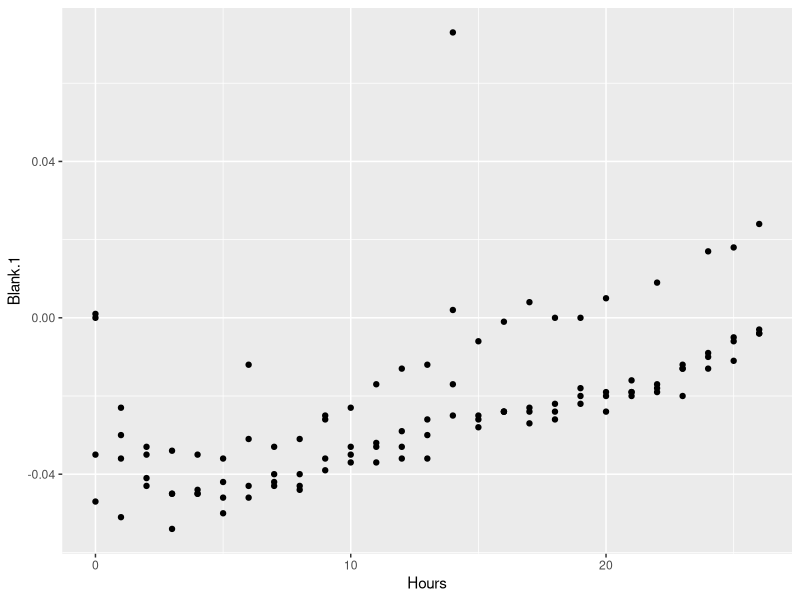
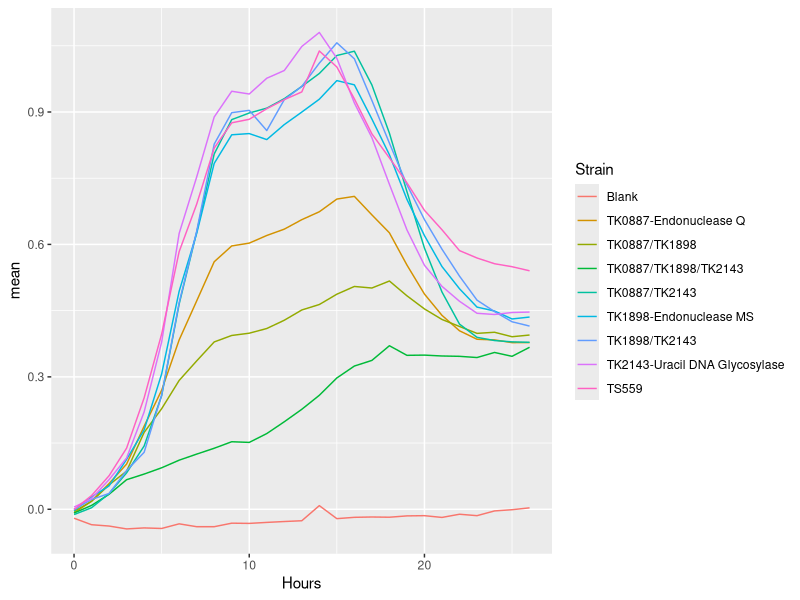
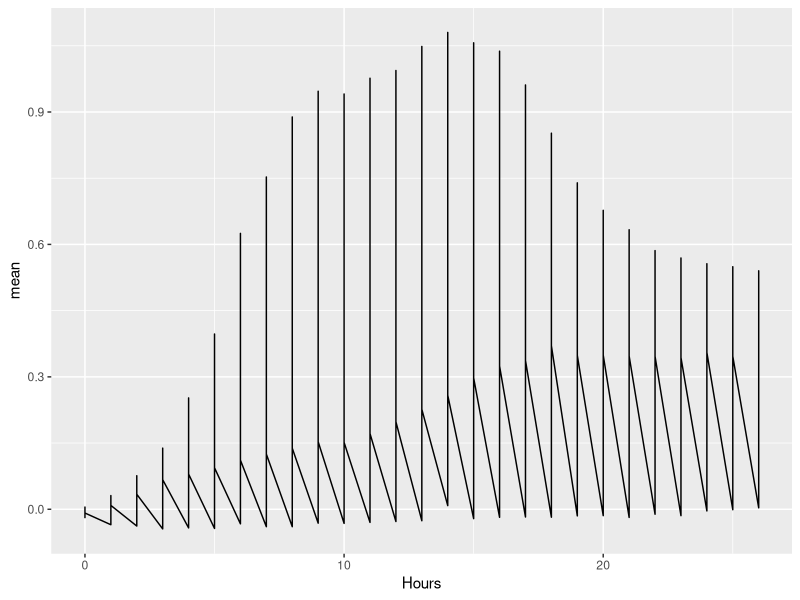
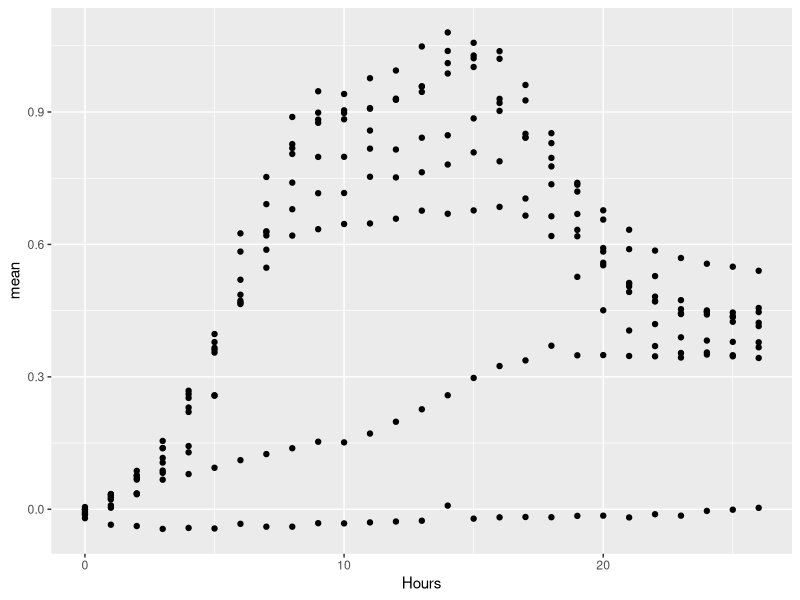
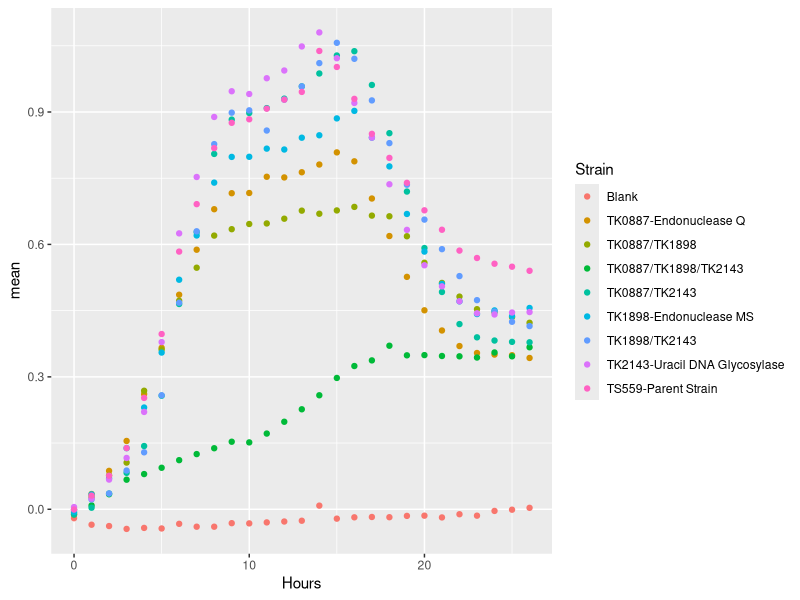
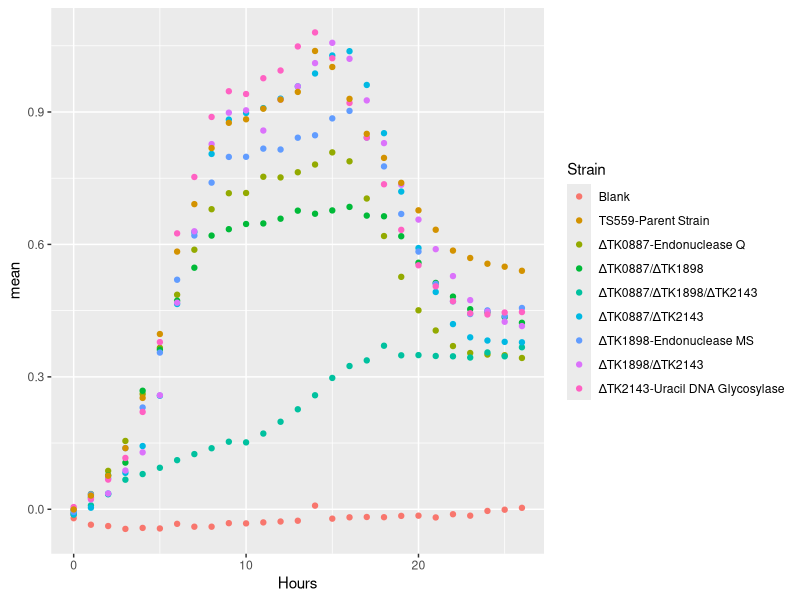
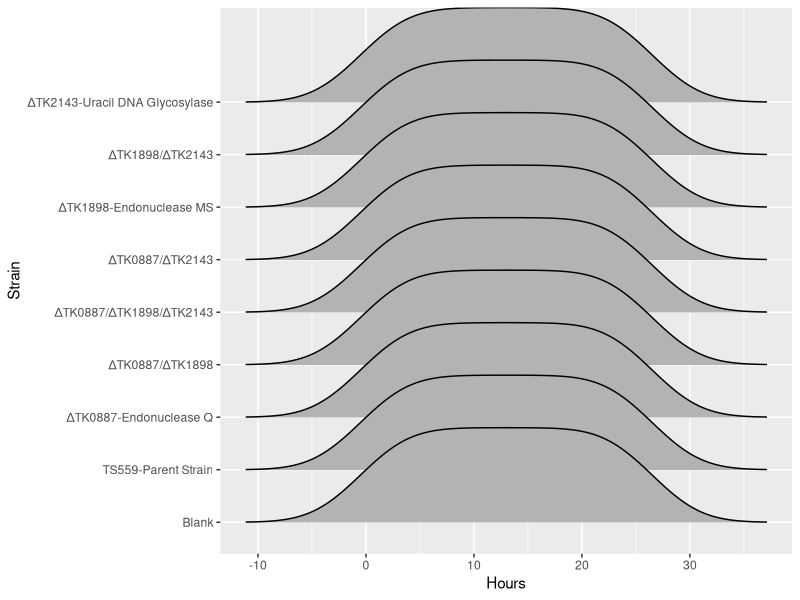
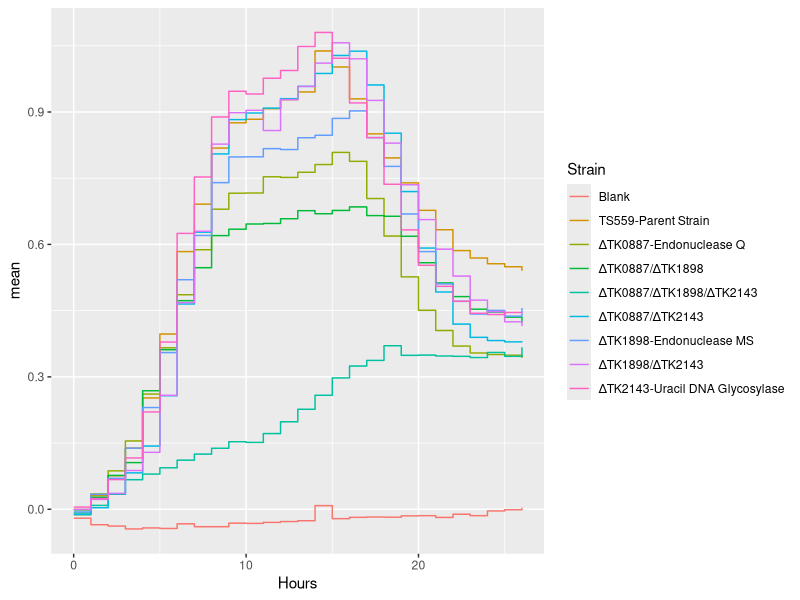

Generate these figures, in order, with R:
## ---- chunk 1
library(datasets)
library(tidyverse)
library(knitr)
library(ggplot2)
library(ggthemes)




## ---- chunk 2
####
#01#
####


dU_GC<-read.csv("Growth_Curve_dU.csv",fill=TRUE,header=TRUE)

head(dU_GC)


## ---- chunk 3
####
#02#
####

dU_GC%>%
  ggplot() +
  geom_point(aes(x=Hours, y=Blank.1)) +
  geom_point(aes(x=Hours, y=Blank.2)) +
geom_point(aes(x=Hours, y=Blank.3)) +
geom_point(aes(x=Hours, y=Blank.4)) 

## ---- chunk 4
####
#02#
####


GC_85_Blank <-dU_GC %>%
pivot_longer(cols = starts_with("Blank"), 
               names_to = "Blank Replicates", 
               values_to = "Blank Absorbance",
               values_drop_na = TRUE,
               values_transform = list(Absorbance=as.character)) %>%
  select(c(Hours, `Blank Replicates`, `Blank Absorbance`)) %>%
  group_by(Hours) %>%
  summarize(mean = mean(`Blank Absorbance`), sd= sd(`Blank Absorbance`)) %>%
  add_column(Strain = "Blank")

GC_85_TS559 <- dU_GC %>%
  pivot_longer(cols = starts_with("TS559"), 
               names_to = "TS559 Replicates", 
               values_to = "TS559 Absorbance",
               values_drop_na = TRUE) %>%
  select(c(Hours, `TS559 Replicates`, `TS559 Absorbance`)) %>%
  group_by(Hours) %>%
  summarize(mean = mean(`TS559 Absorbance`), sd = sd(`TS559 Absorbance`)) %>%
  add_column(Strain = "TS559")

GC_85_0887 <- dU_GC %>%
  pivot_longer(cols = starts_with("TK0887"), 
               names_to = "0887 Replicates", 
               values_to = "0887 Absorbance",
               values_drop_na = TRUE) %>%
  select(c(Hours, `0887 Replicates`, `0887 Absorbance`))%>%
  group_by(Hours) %>%
  summarize(mean = mean(`0887 Absorbance`), sd = sd(`0887 Absorbance`))%>%
  add_column(Strain = "TK0887-Endonuclease Q")


GC_85_1898 <- dU_GC %>%
  pivot_longer(cols = starts_with("TK1898"), 
               names_to = "1898 Replicates", 
               values_to = "1898 Absorbance",
               values_drop_na = TRUE) %>%
  select(c(Hours, `1898 Replicates`, `1898 Absorbance`)) %>%
  group_by(Hours) %>%
  summarize(mean = mean(`1898 Absorbance`), sd = sd(`1898 Absorbance`))%>%
  add_column(Strain = "TK1898-Endonuclease MS")

GC_85_2143 <- dU_GC %>%
  pivot_longer(cols = starts_with("TK2143"), 
               names_to = "2143 Replicates", 
               values_to = "2143 Absorbance",
               values_drop_na = TRUE) %>%
  select(c(Hours, `2143 Replicates`, `2143 Absorbance`)) %>%
  group_by(Hours) %>%
  summarize(mean = mean(`2143 Absorbance`), sd = sd(`2143 Absorbance`))%>%
  add_column(Strain = "TK2143-Uracil DNA Glycosylase")

GC_85_0887_1898 <- dU_GC %>%
  pivot_longer(cols = starts_with("TK0887.TK1898"), 
               names_to = "TK0887/TK1898 Replicates", 
               values_to = "TK0887/TK1898 Absorbance",
               values_drop_na = TRUE) %>%
  select(c(Hours, `TK0887/TK1898 Replicates`, `TK0887/TK1898 Absorbance`)) %>%
  group_by(Hours) %>%
  summarize(mean = mean(`TK0887/TK1898 Absorbance`), 
            sd = sd(`TK0887/TK1898 Absorbance`))%>%
  add_column(Strain = "TK0887/TK1898")

GC_85_0887_2143 <- dU_GC %>%
  pivot_longer(cols = starts_with("TK0887.TK2143"), 
               names_to = "TK0887/TK2143 Replicates", 
               values_to = "TK0887/TK2143 Absorbance",
               values_drop_na = TRUE) %>%
  select(c(Hours, `TK0887/TK2143 Replicates`, `TK0887/TK2143 Absorbance`)) %>%
  group_by(Hours) %>%
  summarize(mean = mean(`TK0887/TK2143 Absorbance`), 
            sd = sd(`TK0887/TK2143 Absorbance`))%>%
  add_column(Strain = "TK0887/TK2143")

GC_85_1898_2143 <- dU_GC %>%
  pivot_longer(cols = starts_with("TK1898.TK2143"), 
               names_to = "TK1898/TK2143 Replicates", 
               values_to = "TK1898/TK2143 Absorbance",
               values_drop_na = TRUE) %>%
  select(c(Hours, `TK1898/TK2143 Replicates`, `TK1898/TK2143 Absorbance`)) %>%
  group_by(Hours) %>%
  summarize(mean = mean(`TK1898/TK2143 Absorbance`), 
            sd = sd(`TK1898/TK2143 Absorbance`))%>%
  add_column(Strain = "TK1898/TK2143")

GC_85_0887_1898_2143<- dU_GC %>%
  pivot_longer(cols = starts_with("TK0887.TK1898.TK2143"), 
               names_to = "TK0887/TK1898/TK2143 Replicates", 
               values_to = "TK0887/TK1898/TK2143 Absorbance",
               values_drop_na = TRUE) %>%
  select(c(Hours, `TK0887/TK1898/TK2143 Replicates`,
           `TK0887/TK1898/TK2143 Absorbance`)) %>%
  group_by(Hours) %>%
  summarize(mean = mean(`TK0887/TK1898/TK2143 Absorbance`), 
            sd = sd(`TK0887/TK1898/TK2143 Absorbance`))%>%
  add_column(Strain = "TK0887/TK1898/TK2143")


# combine tables
dU_Table <-rbind(GC_85_Blank, GC_85_TS559)
dU_Table <-rbind(dU_Table, GC_85_0887)
dU_Table <-rbind(dU_Table, GC_85_1898)
dU_Table <-rbind(dU_Table, GC_85_2143)
dU_Table <-rbind(dU_Table, GC_85_0887_1898)
dU_Table <-rbind(dU_Table, GC_85_0887_2143)
dU_Table <-rbind(dU_Table, GC_85_1898_2143)
dU_Table_Final <-rbind(dU_Table, GC_85_0887_1898_2143)


dU_Table_Final %>%
  ggplot() +
  geom_line(aes(x=Hours, y=mean, color=Strain))
## ---- chunk 5
dU_Table_Final %>%
  ggplot() +
  geom_line(aes(x=Hours, y=mean))

## ---- chunk 6
####
#03#
####

dU_GC_tidy<-read.csv("Growth_Curve_dU_tidy.csv",fill=TRUE,header=TRUE)

head(dU_GC_tidy)

dU_GC_tidy_Stat <- dU_GC_tidy %>%
  group_by(Hours, Strain) %>%
  summarize(mean = mean(OD), sd = sd(OD)) %>%
  group_by(Strain)

dU_GC_tidy_Stat%>%
  ggplot() +
  geom_point(aes(x=Hours, y=mean))
  

## ---- chunk 7
####
#04#
####

dU_GC_tidy_Stat%>%
  ggplot() +
  geom_point(aes(x=Hours, y=mean, color=Strain))
  

## ---- chunk 8
####
#05#
####


dU_GC_tidy_Stat <- dU_GC_tidy_Stat %>%
  mutate(Strain = 
           recode(Strain, "TK0887-Endonuclease Q" = "\u0394TK0887-Endonuclease Q", 
                  "TK1898-Endonuclease MS" = "\u0394TK1898-Endonuclease MS", 
                  "TK2143-Uracil DNA Glycosylase" = "\u0394TK2143-Uracil DNA Glycosylase",
                  "TK0887/TK1898" = "\u0394TK0887/\u0394TK1898", 
                  "TK0887/TK2143" = "\u0394TK0887/\u0394TK2143", 
                  "TK1898/TK2143" = "\u0394TK1898/\u0394TK2143", 
                  "TK0887/TK1898/TK2143" = "\u0394TK0887/\u0394TK1898/\u0394TK2143"))

dU_GC_tidy_Stat%>%
  ggplot() +
  geom_point(aes(x=Hours, y=mean, color=Strain))
  

## ---- chunk 9
####
#06#
####

install.packages("ggridges")
library(ggridges)

dU_GC_tidy_Stat%>%
  ggplot() +
  geom_density_ridges_gradient(aes(x=Hours, y= Strain))
## ---- chunk 10
dU_GC_tidy_Stat%>%
  ggplot() +
  geom_step(aes(x=Hours, y=mean, color=Strain, fill=Strain))
## ---- chunk 11
dU_GC_tidy_Stat%>%
  ggplot() +
  geom_smooth(aes(x=Hours, y=mean, color=Strain, fill=Strain))


## ---- chunk 12
dU_GC_tidy_Stat%>%
  ggplot() +
  geom_line(aes(x=Hours, y=mean, color=Strain)) 

#Perfect!

## ---- chunk 13
####
#06b#
####

dU_GC_tidy_Stat%>%
  ggplot() +
  geom_line(aes(x=Hours, y=mean, color=Strain), size=0.5) +
  geom_point(aes(x=Hours, y=mean, color=Strain), size=1.2) +
  geom_errorbar(width=0.1, aes(x=Hours, ymax = mean+sd, ymin = mean-sd, color=Strain)) 

dU_GC_tidy_Stat%>%
  ggplot(aes(x=Hours, y=mean, color=Strain)) +
  geom_smooth(se=FALSE) +
  geom_point()



## ---- chunk 14
####
#07#
####

help("plotmath")

dU_GC_tidy_Stat%>%
  ggplot() +
  geom_line(aes(x=Hours, y=mean, color=Strain), size=0.5) +
  geom_point(aes(x=Hours, y=mean, color=Strain), size=1.2) +
  geom_errorbar(width=0.1, aes(x=Hours, ymax = mean+sd, ymin = mean-sd, color=Strain)) +
  labs(title = "Only deletion of all dU repair components impacts growth", subtitle="85\u00B0C",
       y = bquote(bold("OD")[600][nm]),
       x = bquote(bold('Time (Hours)'))) +
    theme(plot.title = element_text(hjust = 0.5), plot.subtitle= element_text(hjust = 0.5)) 
  

## ---- chunk 15
####
#08#
####

dU_GC_tidy_Stat%>%
  ggplot() +
  geom_line(aes(x=Hours, y=mean, color=Strain), size=0.5) +
  geom_point(aes(x=Hours, y=mean, color=Strain), size=1.2) +
  geom_errorbar(width=0.1, aes(x=Hours, ymax = mean+sd, ymin = mean-sd, color=Strain)) +
  labs(title = "Only deletion of all dU repair components impacts growth", subtitle="85\u00B0C",
       y = bquote(bold("OD")[600][nm]),
       x = bquote(bold('Time (Hours)'))) +
    theme(plot.title = element_text(hjust = 0.5), plot.subtitle= element_text(hjust = 0.5)) +
  scale_x_continuous(breaks=c(0, 4, 8, 12, 16, 20, 24), limits=c(0,26)) +
  scale_y_continuous(breaks=c(0, 0.1, 0.2, 0.3, 0.4, 0.5, 0.6, 0.7, 0.8, 0.9, 1.0, 1.1), limits=c(-0.05, 1.125))
                       
                                                                

## ---- chunk 16
####
#08b#
####

dU_GC_tidy_Stat%>%
  ggplot() +
  geom_line(aes(x=Hours, y=mean, color=Strain), size=0.5) +
  geom_point(aes(x=Hours, y=mean, color=Strain), size=1.2) +
  geom_errorbar(width=0.1, aes(x=Hours, ymax = mean+sd, ymin = mean-sd, color=Strain)) +
  labs(title = bquote(bold("Only deletion of all dU repair components impacts growth")), subtitle="85\u00B0C",
       y = bquote(bold("OD")[600][nm]),
       x = bquote(bold('Time (Hours)'))) +
    theme(plot.title = element_text(hjust = 0.5), plot.subtitle= element_text(hjust = 0.5)) +
  scale_x_continuous(breaks=c(0, 4, 8, 12, 16, 20, 24), expand=c(0,0)) +
  scale_y_continuous(breaks=c(0, 0.1, 0.2, 0.3, 0.4, 0.5, 0.6, 0.7, 0.8, 0.9, 1.0, 1.1), expand=c(0,0)) +
  coord_cartesian(xlim=c(0,26.25), ylim=c(-0.05, 1.125))
                       
                                                                
  
## ---- chunk 17
####
#08c#
####

dU_GC_tidy_Stat%>%
  ggplot() +
  geom_line(aes(x=Hours, y=mean, color=Strain), size=0.5) +
  geom_point(aes(x=Hours, y=mean, color=Strain), size=1.2) +
  geom_errorbar(width=0.1, aes(x=Hours, ymax = mean+sd, ymin = mean-sd, color=Strain)) +
  labs(title = bquote(bold("Only deletion of all dU repair components impacts growth")), subtitle="85\u00B0C",
       y = bquote(bold("OD")[600][nm]),
       x = bquote(bold('Time (Hours)'))) +
    theme(plot.title = element_text(hjust = 0.5), plot.subtitle= element_text(hjust = 0.5)) +
  scale_x_continuous(breaks=c(0, 4, 8, 12, 16, 20, 24), expand=c(0,0)) +
  scale_y_continuous(breaks=c(0.01, 0.1, 1.0), expand=c(0,0), trans='log10') +
  coord_cartesian(xlim=c(0,26.25), ylim=c(0.01, 1.2))
                       
                                                                
  
## ---- chunk 18
####
#09#
####

dU_GC_tidy_Stat%>%
  ggplot() +
  geom_line(aes(x=Hours, y=mean, color=Strain), size=0.5) +
  geom_point(aes(x=Hours, y=mean, color=Strain), size=1.2) +
  geom_errorbar(width=0.1, aes(x=Hours, ymax = mean+sd, ymin = mean-sd, color=Strain)) +
  labs(title = bquote(bold("Only deletion of all dU repair components impacts growth")), subtitle="85\u00B0C",
       y = bquote(bold("OD")[600][nm]),
       x = bquote(bold('Time (Hours)'))) +
    theme(plot.title = element_text(hjust = 0.5), plot.subtitle= element_text(hjust = 0.5)) +
  scale_x_continuous(breaks=c(0, 4, 8, 12, 16, 20, 24), expand=c(0,0)) +
  scale_y_continuous(breaks=c(0.01, 0.1, 1.0), expand=c(0,0), trans='log10') +
  coord_cartesian(xlim=c(0,26.25), ylim=c(0.01, 1.2)) + 
  scale_color_manual(values=c("pink", "brown4", "red3", "yellow3", "steelblue3", "orange2", "purple3", "green2", "black" ), name = "Strain") 

dU_GC_tidy_Stat%>%
  ggplot() +
  geom_line(aes(x=Hours, y=mean, color=Strain), size=0.5) +
  geom_point(aes(x=Hours, y=mean, color=Strain), size=1.2) +
  geom_errorbar(width=0.1, aes(x=Hours, ymax = mean+sd, ymin = mean-sd, color=Strain)) +
  labs(title = bquote(bold("Only deletion of all dU repair components impacts growth")), subtitle="85\u00B0C",
       y = bquote(bold("OD")[600][nm]),
       x = bquote(bold('Time (Hours)'))) +
    theme(plot.title = element_text(hjust = 0.5), plot.subtitle= element_text(hjust = 0.5)) +
  scale_x_continuous(breaks=c(0, 4, 8, 12, 16, 20, 24), expand=c(0,0)) +
  scale_y_continuous(breaks=c(0.01, 0.1, 1.0), expand=c(0,0), trans='log10') +
  coord_cartesian(xlim=c(0,26.25), ylim=c(0.01, 1.2)) + 
  scale_color_brewer(palette="Set3")

## ---- chunk 19
####
#09b#
####

dU_GC_tidy_Stat%>%
  ggplot() +
  geom_line(aes(x=Hours, y=mean, color=Strain), size=0.5) +
  geom_point(aes(x=Hours, y=mean, color=Strain), size=1.2) +
  labs(title = bquote(bold("Only deletion of all dU repair components impacts.")), subtitle="85\u00B0C",
       y = bquote(bold("OD")[600][nm]),
       x = bquote(bold('Time (Hours)'))) +
    theme(plot.title = element_text(hjust = 0.5), plot.subtitle= element_text(hjust = 0.5)) +
  scale_x_continuous(breaks=c(0, 4, 8, 12, 16, 20, 24), expand=c(0,0)) +
  scale_y_continuous(breaks=c(0.01, 0.1, 1.0), expand=c(0,0), trans='log10') +
  coord_cartesian(xlim=c(0,26.25), ylim=c(0.01, 1.2)) + 
  scale_color_manual(values=c("pink", "brown4", "red3", "yellow3", "steelblue3", "orange2", "purple3", "green2", "black" ), name = "Strain", breaks=c("Blank", "TS559-Parent Strain", "\u0394TK0887-Endonuclease Q", "\u0394TK1898-Endonuclease MS", "\u0394TK2143-Uracil DNA Glycosylase","\u0394TK0887/\u0394TK1898", "\u0394TK0887/\u0394TK2143", "\u0394TK1898/\u0394TK2143", "\u0394TK0887/\u0394TK1898/\u0394TK2143")) +
  geom_errorbar(width=0.1, aes(x=Hours, ymax = mean+sd, ymin = mean-sd, color=Strain)) +
  labs(title = bquote(bold("Only deletion of all dU repair components impacts growth")), subtitle="85\u00B0C", y = bquote(bold("OD")[600][nm]))
 
## ---- chunk 20
####
#09c#
####

dU_GC_tidy_Stat%>%
  ggplot() +
  geom_line(aes(x=Hours, y=mean, color=Strain), size=0.5) +
  geom_point(aes(x=Hours, y=mean, color=Strain), size=1.2) +
  geom_errorbar(width=0.1, aes(x=Hours, ymax = mean+sd, ymin = mean-sd, color=Strain)) +
  labs(title = bquote(bold("Only deletion of all dU repair components impacts growth")), subtitle="85\u00B0C",
       y = bquote(bold("OD")[600][nm]),
       x = bquote(bold('Time (Hours)'))) +
    theme(plot.title = element_text(hjust = 0.5), plot.subtitle= element_text(hjust = 0.5)) +
  scale_x_continuous(breaks=c(0, 4, 8, 12, 16, 20, 24), expand=c(0,0)) +
  scale_y_continuous(breaks=c(0.01, 0.1, 1.0), expand=c(0,0), trans='log10') +
  coord_cartesian(xlim=c(0,26.25), ylim=c(0.01, 1.2)) + 
  scale_color_manual(values=c("white", "brown", "red3", "yellow3", "steelblue3", "orange2", "purple3", "green2", "black" ), name = "Strain", breaks=c("Blank", "TS559-Parent Strain", "\u0394TK0887-Endonuclease Q", "\u0394TK1898-Endonuclease MS", "\u0394TK2143-Uracil DNA Glycosylase","\u0394TK0887/\u0394TK1898", "\u0394TK0887/\u0394TK2143", "\u0394TK1898/\u0394TK2143", "\u0394TK0887/\u0394TK1898/\u0394TK2143"), limits = c("TS559-Parent Strain", "\u0394TK0887-Endonuclease Q", "\u0394TK1898-Endonuclease MS", "\u0394TK2143-Uracil DNA Glycosylase","\u0394TK0887/\u0394TK1898", "\u0394TK0887/\u0394TK2143", "\u0394TK1898/\u0394TK2143", "\u0394TK0887/\u0394TK1898/\u0394TK2143"))

## ---- chunk 21
####
#10#
####

dU_GC_tidy_Stat%>%
  ggplot() +
  theme_test() +
  geom_line(aes(x=Hours, y=mean, color=Strain), size=0.5) +
  geom_point(aes(x=Hours, y=mean, color=Strain), size=1.2) +
  geom_errorbar(width=0.1, aes(x=Hours, ymax = mean+sd, ymin = mean-sd, color=Strain)) +
  labs(title = bquote(bold("Only deletion of all dU repair components impacts growth")), subtitle="85\u00B0C",
       y = bquote(bold("OD")[600][nm]),
       x = bquote(bold('Time (Hours)'))) +
  theme(plot.title = element_text(hjust = 0.5), plot.subtitle= element_text(hjust =   0.5)) +
  scale_x_continuous(breaks=c(0, 4, 8, 12, 16, 20, 24), expand=c(0,0)) +
  scale_y_continuous(breaks=c(0.01, 0.1, 1.0), expand=c(0,0), trans='log10') +
  coord_cartesian(xlim=c(0,26.25), ylim=c(0.01, 1.2)) + 
  scale_color_manual(values=c("white", "brown", "red3", "yellow3", "steelblue3", "orange2", "purple3", "green2", "black" ), name = "Strain", breaks=c("Blank", "TS559-Parent Strain", "\u0394TK0887-Endonuclease Q", "\u0394TK1898-Endonuclease MS", "\u0394TK2143-Uracil DNA Glycosylase","\u0394TK0887/\u0394TK1898", "\u0394TK0887/\u0394TK2143", "\u0394TK1898/\u0394TK2143", "\u0394TK0887/\u0394TK1898/\u0394TK2143"), limits = c("TS559-Parent Strain", "\u0394TK0887-Endonuclease Q", "\u0394TK1898-Endonuclease MS", "\u0394TK2143-Uracil DNA Glycosylase","\u0394TK0887/\u0394TK1898", "\u0394TK0887/\u0394TK2143", "\u0394TK1898/\u0394TK2143", "\u0394TK0887/\u0394TK1898/\u0394TK2143"))
  



## ---- chunk 22
####
#10b#
####


#using a theme

dU_GC_tidy_Stat%>%
  ggplot() +
  theme_economist_white() +
  geom_line(aes(x=Hours, y=mean, color=Strain), size=0.5) +
  geom_point(aes(x=Hours, y=mean, color=Strain), size=1.2) +
  geom_errorbar(width=0.1, aes(x=Hours, ymax = mean+sd, ymin = mean-sd, color=Strain)) +
  labs(title = bquote(bold("Only deletion of all dU repair components impacts growth")), subtitle="85\u00B0C",
       y = bquote(bold("OD")[600][nm]),
       x = bquote(bold('Time (Hours)'))) +
  theme(plot.title = element_text(hjust = 0.5), plot.subtitle= element_text(hjust =   0.5)) +
  scale_x_continuous(breaks=c(0, 4, 8, 12, 16, 20, 24), expand=c(0,0)) +
  scale_y_continuous(breaks=c(0.01, 0.1, 1.0), expand=c(0,0), trans='log10') +
  coord_cartesian(xlim=c(0,26.25), ylim=c(0.01, 1.2)) + 
  scale_color_manual(values=c("white", "brown", "red3", "yellow3", "steelblue3", "orange2", "purple3", "green2", "black" ), name = "Strain", breaks=c("Blank", "TS559-Parent Strain", "\u0394TK0887-Endonuclease Q", "\u0394TK1898-Endonuclease MS", "\u0394TK2143-Uracil DNA Glycosylase","\u0394TK0887/\u0394TK1898", "\u0394TK0887/\u0394TK2143", "\u0394TK1898/\u0394TK2143", "\u0394TK0887/\u0394TK1898/\u0394TK2143"), limits = c("TS559-Parent Strain", "\u0394TK0887-Endonuclease Q", "\u0394TK1898-Endonuclease MS", "\u0394TK2143-Uracil DNA Glycosylase","\u0394TK0887/\u0394TK1898", "\u0394TK0887/\u0394TK2143", "\u0394TK1898/\u0394TK2143", "\u0394TK0887/\u0394TK1898/\u0394TK2143"))+
  theme(panel.grid.major = element_blank(), panel.grid.minor = element_blank())
  

#using and adjusting the theme

dU_GC_tidy_Stat%>%
  ggplot() +
  theme_economist_white() +
  geom_line(aes(x=Hours, y=mean, color=Strain), size=0.5) +
  geom_point(aes(x=Hours, y=mean, color=Strain), size=1.2) +
  geom_errorbar(width=0.1, aes(x=Hours, ymax = mean+sd, ymin = mean-sd, color=Strain)) +
  labs(title = bquote(bold("Only deletion of all dU repair components impacts growth")), subtitle=bquote(bold("85\u00B0C")),
       y = bquote(bold("OD")[600][nm]),
       x = bquote(bold('Time (Hours)'))) +
  theme(plot.title = element_text(hjust = 0.5), plot.subtitle= element_text(hjust =   0.5)) +
  scale_x_continuous(breaks=c(0, 4, 8, 12, 16, 20, 24), expand=c(0,0)) +
  scale_y_continuous(breaks=c(0.01, 0.1, 1.0), expand=c(0,0), trans='log10') +
  coord_cartesian(xlim=c(0,26.25), ylim=c(0.01, 1.2)) + 
  scale_color_manual(values=c("white", "brown", "red3", "yellow3", "steelblue3", "orange2", "purple3", "green2", "black" ), name = "Strain", breaks=c("Blank", "TS559-Parent Strain", "\u0394TK0887-Endonuclease Q", "\u0394TK1898-Endonuclease MS", "\u0394TK2143-Uracil DNA Glycosylase","\u0394TK0887/\u0394TK1898", "\u0394TK0887/\u0394TK2143", "\u0394TK1898/\u0394TK2143", "\u0394TK0887/\u0394TK1898/\u0394TK2143"), limits = c("TS559-Parent Strain", "\u0394TK0887-Endonuclease Q", "\u0394TK1898-Endonuclease MS", "\u0394TK2143-Uracil DNA Glycosylase","\u0394TK0887/\u0394TK1898", "\u0394TK0887/\u0394TK2143", "\u0394TK1898/\u0394TK2143", "\u0394TK0887/\u0394TK1898/\u0394TK2143"))+
  theme(panel.grid.major = element_blank(), panel.grid.minor = element_blank()) +
theme(legend.text = element_text(family = '', face = 'bold', size = 6)) 
## ---- chunk 23
####
#10#
####

dU_GC_tidy_Stat%>%
  ggplot() +
  theme_economist_white() +
  geom_line(aes(x=Hours, y=mean, color=Strain), size=0.5) +
  geom_point(aes(x=Hours, y=mean, color=Strain), size=1.2) +
  geom_errorbar(width=0.1, aes(x=Hours, ymax = mean+sd, ymin = mean-sd, color=Strain)) +
  labs(title = bquote(bold("Only deletion of all dU repair components impacts growth")), subtitle=bquote(bold("85\u00B0C")),
       y = bquote(bold("OD")[600][nm]),
       x = bquote(bold('Time (Hours)'))) +
  theme(plot.title = element_text(hjust = 0.5), plot.subtitle= element_text(hjust =   0.5)) +
  scale_x_continuous(breaks=c(0, 4, 8, 12, 16, 20, 24), expand=c(0,0)) +
  scale_y_continuous(breaks=c(0.01, 0.1, 1.0), expand=c(0,0), trans='log10') +
  coord_cartesian(xlim=c(0,26.25), ylim=c(0.01, 1.2)) + 
  scale_color_manual(values=c("white", "brown4", "red3", "yellow3", "steelblue3", "orange2", "purple3", "green2", "black" ), name = "Strain", breaks=c("Blank", "TS559-Parent Strain", "\u0394TK0887-Endonuclease Q", "\u0394TK1898-Endonuclease MS", "\u0394TK2143-Uracil DNA Glycosylase","\u0394TK0887/\u0394TK1898", "\u0394TK0887/\u0394TK2143", "\u0394TK1898/\u0394TK2143", "\u0394TK0887/\u0394TK1898/\u0394TK2143"), limits = c("TS559-Parent Strain", "\u0394TK0887-Endonuclease Q", "\u0394TK1898-Endonuclease MS", "\u0394TK2143-Uracil DNA Glycosylase","\u0394TK0887/\u0394TK1898", "\u0394TK0887/\u0394TK2143", "\u0394TK1898/\u0394TK2143", "\u0394TK0887/\u0394TK1898/\u0394TK2143"))+
  theme(panel.grid.major = element_blank(), panel.grid.minor = element_blank()) +
theme(legend.text = element_text(face = 'bold', size = 6))

ggsave("dU Growth Curve.jpg")
 
## ---- chunk 24
####
#11#
####

dU_GC_tidy_Stat%>%
  ggplot() +
  theme_test() +
  geom_line(aes(x=Hours, y=mean, color=Strain), size=0.5) +
  geom_point(aes(x=Hours, y=mean, color=Strain), size=1.2) +
  geom_errorbar(width=0.1, aes(x=Hours, ymax = mean+sd, ymin = mean-sd, color=Strain)) +
  labs(title = bquote(bold("Only deletion of all dU repair components impacts growth")), subtitle=bquote(bold("85\u00B0C")),
       y = bquote(bold("OD")[600][nm]),
       x = bquote(bold('Time (Hours)'))) +
  theme(plot.title = element_text(hjust = 0.5), plot.subtitle= element_text(hjust =   0.5)) +
  scale_x_continuous(breaks=c(0, 4, 8, 12, 16, 20, 24), expand=c(0,0)) +
  scale_y_continuous(breaks=c(0.01, 0.1, 1.0), expand=c(0,0), trans='log10') +
  coord_cartesian(xlim=c(0,26.5), ylim=c(0.01, 1.2)) + 
  scale_color_manual(values=c("white", "brown", "red3", "yellow3", "steelblue3", "orange2", "purple3", "green2", "black" ), name = "Strain", breaks=c("Blank", "TS559-Parent Strain", "\u0394TK0887-Endonuclease Q", "\u0394TK1898-Endonuclease MS", "\u0394TK2143-Uracil DNA Glycosylase","\u0394TK0887/\u0394TK1898", "\u0394TK0887/\u0394TK2143", "\u0394TK1898/\u0394TK2143", "\u0394TK0887/\u0394TK1898/\u0394TK2143"), limits = c("TS559-Parent Strain", "\u0394TK0887-Endonuclease Q", "\u0394TK1898-Endonuclease MS", "\u0394TK2143-Uracil DNA Glycosylase","\u0394TK0887/\u0394TK1898", "\u0394TK0887/\u0394TK2143", "\u0394TK1898/\u0394TK2143", "\u0394TK0887/\u0394TK1898/\u0394TK2143"))+
  theme(panel.grid.major = element_blank(), panel.grid.minor = element_blank()) +
  facet_wrap(~Strain) +
  theme(strip.text = element_text(face = "bold", size=6))

## ---- chunk 25
####
#11b#
####

dU_GC_tidy_Stat_Clean <- dU_GC_tidy_Stat[-(which(dU_GC_tidy_Stat$Strain %in% "Blank" )),]

                                                 
dU_GC_tidy_Stat_Clean%>%
  ggplot() +
  theme_test() +
  geom_line(aes(x=Hours, y=mean, color=Strain), size=0.5) +
  geom_point(aes(x=Hours, y=mean, color=Strain), size=1.2) +
  geom_errorbar(width=0.1, aes(x=Hours, ymax = mean+sd, ymin = mean-sd, color=Strain)) +
  labs(title = bquote(bold("Only deletion of all dU repair components impacts growth")), subtitle=bquote(bold("85\u00B0C")),
       y = bquote(bold("OD")[600][nm]),
       x = bquote(bold('Time (Hours)'))) +
  theme(plot.title = element_text(hjust = 0.5), plot.subtitle= element_text(hjust =   0.5)) +
  scale_x_continuous(breaks=c(0, 4, 8, 12, 16, 20, 24), expand=c(0,0)) +
  scale_y_continuous(breaks=c(0.01, 0.1, 1.0), expand=c(0,0), trans='log10') +
  coord_cartesian(xlim=c(0,26.5), ylim=c(0.01, 1.225)) + 
  scale_color_manual(values=c("brown", "red3", "yellow3", "steelblue3", "orange2", "purple3", "green2", "black" ), name = "Strain", breaks=c("TS559-Parent Strain", "\u0394TK0887-Endonuclease Q", "\u0394TK1898-Endonuclease MS", "\u0394TK2143-Uracil DNA Glycosylase","\u0394TK0887/\u0394TK1898", "\u0394TK0887/\u0394TK2143", "\u0394TK1898/\u0394TK2143", "\u0394TK0887/\u0394TK1898/\u0394TK2143"), limits = c("TS559-Parent Strain", "\u0394TK0887-Endonuclease Q", "\u0394TK1898-Endonuclease MS", "\u0394TK2143-Uracil DNA Glycosylase","\u0394TK0887/\u0394TK1898", "\u0394TK0887/\u0394TK2143", "\u0394TK1898/\u0394TK2143", "\u0394TK0887/\u0394TK1898/\u0394TK2143"))+
  theme(panel.grid.major = element_blank(), panel.grid.minor = element_blank()) +
  facet_wrap(~Strain) +
  facet_wrap(~factor(Strain, levels=c( "TS559-Parent Strain", "\u0394TK0887-Endonuclease Q", "\u0394TK1898-Endonuclease MS", "\u0394TK2143-Uracil DNA Glycosylase","\u0394TK0887/\u0394TK1898", "\u0394TK0887/\u0394TK2143", "\u0394TK1898/\u0394TK2143", "\u0394TK0887/\u0394TK1898/\u0394TK2143"))) +
    theme(strip.text = element_text(face = "bold", size=6))


## ---- chunk 26
####
#11c#
####


#without the legend


dU_GC_tidy_Stat_Clean%>%
  ggplot() +
  theme_test() +
  geom_line(aes(x=Hours, y=mean, color=Strain), size=0.5) +
  geom_point(aes(x=Hours, y=mean, color=Strain), size=1.2) +
  geom_errorbar(width=0.1, aes(x=Hours, ymax = mean+sd, ymin = mean-sd, color=Strain)) +
  labs(title = bquote(bold("Only deletion of all dU repair components impacts growth")), subtitle=bquote(bold("85\u00B0C")),
       y = bquote(bold("OD")[600][nm]),
       x = bquote(bold('Time (Hours)'))) +
  theme(plot.title = element_text(hjust = 0.5), plot.subtitle= element_text(hjust =   0.5)) +
  scale_x_continuous(breaks=c(0, 4, 8, 12, 16, 20, 24), expand=c(0,0)) +
  scale_y_continuous(breaks=c(0.01, 0.1, 1.0), expand=c(0,0), trans='log10') +
  coord_cartesian(xlim=c(0,26.5), ylim=c(0.01, 1.3)) + 
  scale_color_manual(values=c("brown", "red3", "yellow3", "steelblue3", "orange2", "purple3", "green2", "black" ), name = "Strain", breaks=c("TS559-Parent Strain", "\u0394TK0887-Endonuclease Q", "\u0394TK1898-Endonuclease MS", "\u0394TK2143-Uracil DNA Glycosylase","\u0394TK0887/\u0394TK1898", "\u0394TK0887/\u0394TK2143", "\u0394TK1898/\u0394TK2143", "\u0394TK0887/\u0394TK1898/\u0394TK2143"), limits = c("TS559-Parent Strain", "\u0394TK0887-Endonuclease Q", "\u0394TK1898-Endonuclease MS", "\u0394TK2143-Uracil DNA Glycosylase","\u0394TK0887/\u0394TK1898", "\u0394TK0887/\u0394TK2143", "\u0394TK1898/\u0394TK2143", "\u0394TK0887/\u0394TK1898/\u0394TK2143"))+
  theme(panel.grid.major = element_blank(), panel.grid.minor = element_blank()) +
  facet_wrap(~Strain) +
  facet_wrap(~factor(Strain, levels=c( "TS559-Parent Strain", "\u0394TK0887-Endonuclease Q", "\u0394TK1898-Endonuclease MS", "\u0394TK2143-Uracil DNA Glycosylase","\u0394TK0887/\u0394TK1898", "\u0394TK0887/\u0394TK2143", "\u0394TK1898/\u0394TK2143", "\u0394TK0887/\u0394TK1898/\u0394TK2143"))) +
    theme(strip.text = element_text(face = "bold", size=6)) +
theme(legend.position = "none") 

ggsave("dU Growth Curve_Facet_Wrapped.jpg")


#without the panel labels


dU_GC_tidy_Stat_Clean%>%
  ggplot() +
  theme_test() +
  geom_line(aes(x=Hours, y=mean, color=Strain), size=0.5) +
  geom_point(aes(x=Hours, y=mean, color=Strain), size=1.2) +
  geom_errorbar(width=0.1, aes(x=Hours, ymax = mean+sd, ymin = mean-sd, color=Strain)) +
  labs(title = bquote(bold("Only deletion of all dU repair components impacts growth")), subtitle=bquote(bold("85\u00B0C")),
       y = bquote(bold("OD")[600][nm]),
       x = bquote(bold('Time (Hours)'))) +
  theme(plot.title = element_text(hjust = 0.5), plot.subtitle= element_text(hjust =   0.5)) +
  scale_x_continuous(breaks=c(0, 4, 8, 12, 16, 20, 24), expand=c(0,0)) +
  scale_y_continuous(breaks=c(0.01, 0.1, 1.0), expand=c(0,0), trans='log10') +
  coord_cartesian(xlim=c(0,26.5), ylim=c(0.01, 1.3)) + 
  scale_color_manual(values=c("brown", "red3", "yellow3", "steelblue3", "orange2", "purple3", "green2", "black" ), name = "Strain", breaks=c("TS559-Parent Strain", "\u0394TK0887-Endonuclease Q", "\u0394TK1898-Endonuclease MS", "\u0394TK2143-Uracil DNA Glycosylase","\u0394TK0887/\u0394TK1898", "\u0394TK0887/\u0394TK2143", "\u0394TK1898/\u0394TK2143", "\u0394TK0887/\u0394TK1898/\u0394TK2143"), limits = c("TS559-Parent Strain", "\u0394TK0887-Endonuclease Q", "\u0394TK1898-Endonuclease MS", "\u0394TK2143-Uracil DNA Glycosylase","\u0394TK0887/\u0394TK1898", "\u0394TK0887/\u0394TK2143", "\u0394TK1898/\u0394TK2143", "\u0394TK0887/\u0394TK1898/\u0394TK2143"))+
  theme(panel.grid.major = element_blank(), panel.grid.minor = element_blank()) +
  facet_wrap(~Strain) +
  facet_wrap(~factor(Strain, levels=c( "TS559-Parent Strain", "\u0394TK0887-Endonuclease Q", "\u0394TK1898-Endonuclease MS", "\u0394TK2143-Uracil DNA Glycosylase","\u0394TK0887/\u0394TK1898", "\u0394TK0887/\u0394TK2143", "\u0394TK1898/\u0394TK2143", "\u0394TK0887/\u0394TK1898/\u0394TK2143"))) +
    theme(strip.text = element_text(face = "bold", size=6)) +
theme( strip.text.x = element_blank() )

ggsave("dU Growth Curve_Facet_Wrapped_2.jpg")
 
## ---- chunk 27
####
#11#
####

#install.packages("ggpubr")
library(ggpubr)

#make 85 degree data into an item

dU_85 <- dU_GC_tidy_Stat_Clean%>%
  ggplot() +
  theme_test() +
  geom_line(aes(x=Hours, y=mean, color=Strain), size=0.5) +
  geom_point(aes(x=Hours, y=mean, color=Strain), size=1.2) +
  geom_errorbar(width=0.1, aes(x=Hours, ymax = mean+sd, ymin = mean-sd, color=Strain)) +
  labs(subtitle=bquote(bold("85\u00B0C")),
       y = bquote(bold("OD")[600][nm]),
       x = bquote(bold('Time (Hours)'))) +
  theme(plot.subtitle= element_text(hjust =   0.5)) +
  scale_x_continuous(breaks=c(0, 4, 8, 12, 16, 20, 24), expand=c(0,0)) +
  scale_y_continuous(breaks=c(0.01, 0.1, 1.0), expand=c(0,0), trans='log10') +
  coord_cartesian(xlim=c(0,26.5), ylim=c(0.01, 1.3)) + 
  scale_color_manual(values=c("brown", "red3", "yellow3", "steelblue3", "orange2", "purple3", "green2", "black" ), name = "Strain", breaks=c("TS559-Parent Strain", "\u0394TK0887-Endonuclease Q", "\u0394TK1898-Endonuclease MS", "\u0394TK2143-Uracil DNA Glycosylase","\u0394TK0887/\u0394TK1898", "\u0394TK0887/\u0394TK2143", "\u0394TK1898/\u0394TK2143", "\u0394TK0887/\u0394TK1898/\u0394TK2143"), limits = c("TS559-Parent Strain", "\u0394TK0887-Endonuclease Q", "\u0394TK1898-Endonuclease MS", "\u0394TK2143-Uracil DNA Glycosylase","\u0394TK0887/\u0394TK1898", "\u0394TK0887/\u0394TK2143", "\u0394TK1898/\u0394TK2143", "\u0394TK0887/\u0394TK1898/\u0394TK2143"))+
  theme(panel.grid.major = element_blank(), panel.grid.minor = element_blank()) +
  theme(legend.position="bottom", legend.text = element_text(size=5))


#95 degree data

dU_GC_tidy_95<-read.csv("Growth_Curve_dU_tidy_95.csv",fill=TRUE,header=TRUE)

head(dU_GC_tidy_95)

dU_GC_tidy_Stat_95 <- dU_GC_tidy_95 %>%
  group_by(Hours, Strain) %>%
  summarize(mean = mean(OD), sd = sd(OD)) %>%
  group_by(Strain) %>%
  mutate(Strain = recode(Strain, "TK0887-Endonuclease Q" = "\u0394TK0887-Endonuclease Q", "TK1898-Endonuclease MS" = "\u0394TK1898-Endonuclease MS", "TK2143-Uracil DNA Glycosylase" = "\u0394TK2143-Uracil DNA Glycosylase", "TK0887/TK1898" = "\u0394TK0887/\u0394TK1898", "TK0887/TK2143" = "\u0394TK0887/\u0394TK2143", "TK1898/TK2143" = "\u0394TK1898/\u0394TK2143", "TK0887/TK1898/TK2143" = "\u0394TK0887/\u0394TK1898/\u0394TK2143"))

dU_GC_tidy_Stat_Clean_95 <- dU_GC_tidy_Stat_95[-(which(dU_GC_tidy_Stat_95$Strain %in% "Blank" )),]

dU_95 <- dU_GC_tidy_Stat_Clean_95%>%
  ggplot() +
  theme_test() +
  geom_line(aes(x=Hours, y=mean, color=Strain), size=0.5) +
  geom_point(aes(x=Hours, y=mean, color=Strain), size=1.2) +
  geom_errorbar(width=0.1, aes(x=Hours, ymax = mean+sd, ymin = mean-sd, color=Strain)) +
  labs(subtitle=bquote(bold("95\u00B0C")),
       y = bquote(bold("OD")[600][nm]),
       x = bquote(bold('Time (Hours)'))) +
  theme(plot.subtitle= element_text(hjust =   0.5)) +
  scale_x_continuous(breaks=c(0, 4, 8, 12, 16, 20, 24), expand=c(0,0)) +
  scale_y_continuous(breaks=c(0.01, 0.1, 1.0), expand=c(0,0), trans='log10') +
  coord_cartesian(xlim=c(0,26.5), ylim=c(0.01, 1.3)) + 
  scale_color_manual(values=c("brown", "red3", "yellow3", "steelblue3", "orange2", "purple3", "green2", "black" ), name = "Strain", breaks=c("TS559-Parent Strain", "\u0394TK0887-Endonuclease Q", "\u0394TK1898-Endonuclease MS", "\u0394TK2143-Uracil DNA Glycosylase","\u0394TK0887/\u0394TK1898", "\u0394TK0887/\u0394TK2143", "\u0394TK1898/\u0394TK2143", "\u0394TK0887/\u0394TK1898/\u0394TK2143"), limits = c("TS559-Parent Strain", "\u0394TK0887-Endonuclease Q", "\u0394TK1898-Endonuclease MS", "\u0394TK2143-Uracil DNA Glycosylase","\u0394TK0887/\u0394TK1898", "\u0394TK0887/\u0394TK2143", "\u0394TK1898/\u0394TK2143", "\u0394TK0887/\u0394TK1898/\u0394TK2143"))+
  theme(panel.grid.major = element_blank(), panel.grid.minor = element_blank()) +
  theme(legend.position="none")


#ggarange

dU_Plot <- ggarrange(dU_85, dU_95, ncol=2, common.legend = TRUE, legend="bottom")

dU_Plot <-annotate_figure(dU_Plot, top = text_grob("Only deletion of all dU repair components impacts growth", 
               color = "black", face = "bold", size = 14))

ggsave("dU_GC_Final.jpg", dU_Plot)
